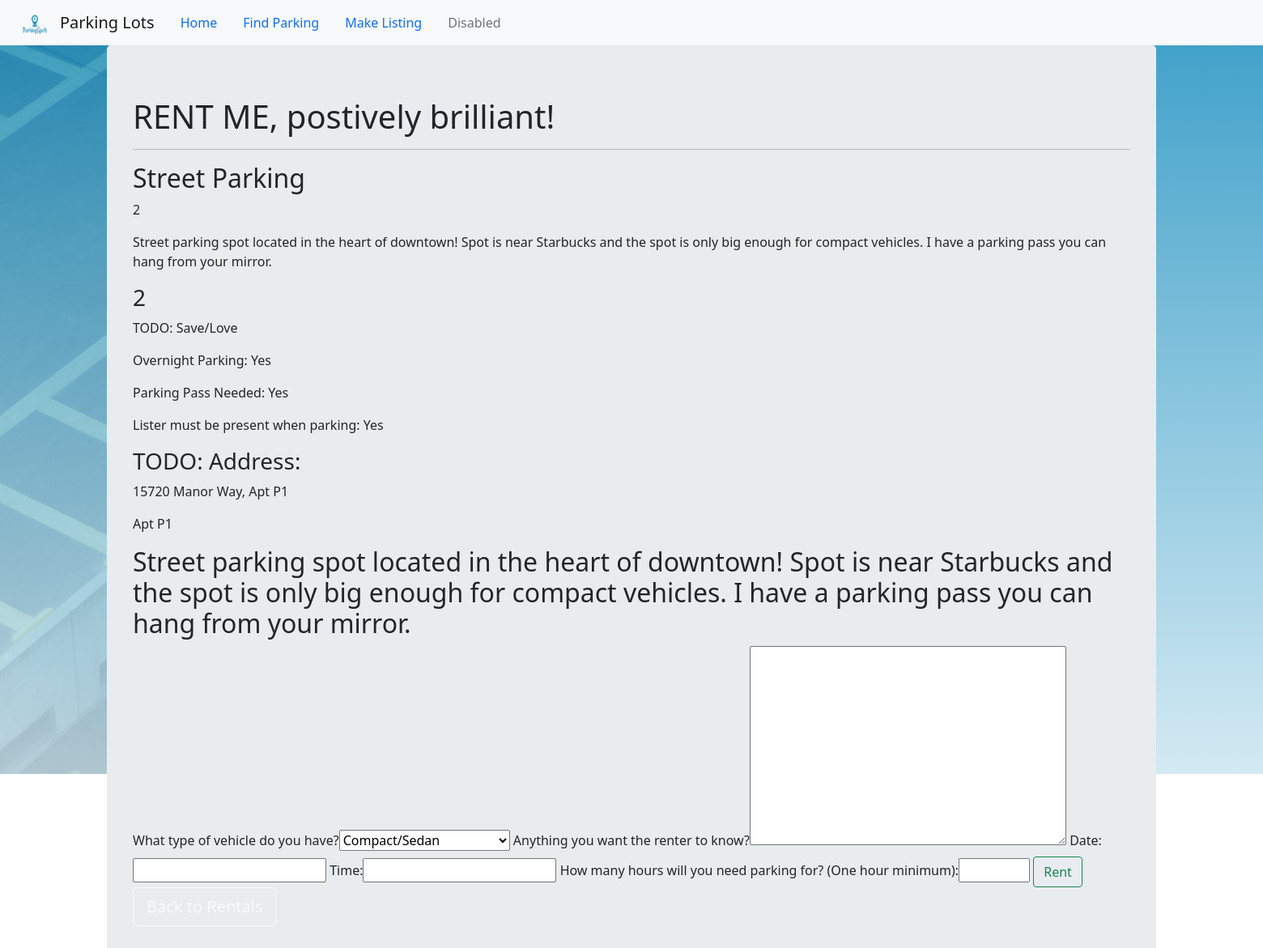
The page /rental/listings/2/rent (signed in) on the database its author committed.
### parking/models.py (models this page shows, shortened)
class Listing(models.Model):
    class Vehicle(models.TextChoices):
        CAR = 'C', _('Compact/Sedan')
        TRUCK = 'T', _('Truck/SUV')
        VAN = 'V', _('Van')
        MOTOR = 'M', _('Motocycles/Moped')
        OVER = 'O', _('Motorhomes or Oversized')
    class Parking(models.TextChoices):
        RESIDENTIAL = 'R', _('Residential/Private')
        GARAGE = 'G', _('Garage')
        LOT = 'L', _('Parking Lot')
        STREET = 'S', _('Street Parking')
        OTHER = 'O', _('Other/Misc.')
    listing_id = models.AutoField(primary_key=True)
    lister = models.ForeignKey(
        get_user_model(),
        on_delete=models.CASCADE
    )
    title = models.CharField(max_length=255)
    description = models.TextField()
    hourly_Rate = models.DecimalField(decimal_places=2, max_digits=6)
    day_Rate = models.DecimalField(decimal_places=2, max_digits=6)
    overNight = models.BooleanField()
    parking_Pass = models.BooleanField()
    meet_Renter = models.BooleanField()
    vehicles = MultiSelectField(choices=Vehicle.choices, min_choices=1)
    parking = MultiSelectField(choices=Parking.choices, min_choices=1)
    date = models.DateField(validators=[validate_date])
    time = models.TimeField()
    is_Rented = models.BooleanField(default=False)
    address = models.ForeignKey(Address, on_delete=models.CASCADE)
    images = models.ForeignKey(Images, on_delete=models.CASCADE)
    objects = models.Manager()
    def __str__(self):
        return str(self.listing_id)

class Address(models.Model):
    address_id = models.AutoField(primary_key=True)
    address1 = models.CharField("Address line 1", max_length=1024, default=None, blank=True, null=True)
    address2 = models.CharField("Address line 2", max_length=1024, default=None, blank=True, null=True)
    city = models.CharField("City", max_length=1024, default=None, blank=True, null=True)
    state = models.CharField("State", max_length=1024, default=None, blank=True, null=True)
    zip = models.CharField("ZIP/Postal Code", max_length=12, default=None, blank=True, null=True)
    objects = models.Manager()

### rental/views.py (the view)
# urls.py: path('listings/<listing_id>/rent', views.rent_Listing, name='rent_listing'),
def rent_Listing(request, listing_id):
    id = listing_id
    theOne = Listing.objects.get(pk=id)
    if request.method == "POST":
        posted_Form = RentalForm(request.POST)
        if posted_Form.is_valid():
            new_rental = Rental()
            new_rental.date = posted_Form.cleaned_data.get("date")
            duration = posted_Form.cleaned_data.get("duration")
            start = posted_Form.cleaned_data.get("time")
            temp = start
            end = temp.replace(hour=(start.hour + duration)% 24)
            new_rental.startTime = start
            new_rental.endTime = end
            if duration == 24:
                total = theOne.day_Rate
            else:
                total = int(duration * theOne.hourly_Rate)
            new_rental.totalPrice = total
            new_message = Message()
            new_message.sender = request.user
            new_message.receiver = theOne.lister
            new_message.msg_content = posted_Form.cleaned_data.get("comment")
            rental_Item = RentalItem()
            rental_Item.message = new_message
            rental_Item.rental = new_rental
            rental_Item.listing = theOne
            rental_Item.renter = request.user
            new_rental.save()
            new_message.save()
            rental_Item.save()
        return redirect('request')
    else:
        rForm = RentalForm()
    return render(request,'rentals/rent_listing.html', {'listing': theOne, 'rental_form': rForm})

### rental/forms.py
class RentalForm(forms.Form):
    vehicles = forms.CharField(label="What type of vehicle do you have?", widget = forms.Select(choices=vehicle_choices))
    comment = forms.CharField(label = 'Anything you want the renter to know?', widget=forms.Textarea)
    date = forms.DateField()
    time = forms.TimeField()
    duration = forms.IntegerField(label="How many hours will you need parking for? (One hour minimum)", max_value=24, min_value=1)

### templates/rentals/rent_listing.html (shortened to what this page needs)
{% extends 'base.html' %}
{% load crispy_forms_tags %}
{% load bootstrap4 %}
{% block content %}
    <div id="homeView" class="jumbotron">
        <h1>RENT ME, postively brilliant!</h1>
        <hr />
        <h2>{{ listing.title }}</h2>
        <p>{{ listing.listing_id }}</p>
        <p>{{ listing.description }}</p>
        <h3>{{ listing.images_id }}</h3>
        <a>TODO: Save/Love</a>
        <div>
            {% if listing.overNight is True %}
                <p>Overnight Parking: Yes</p>
            {% else %}
                <p>Overnight Parking: No</p>
            {% endif %}
        </div>
        <div>
            {% if listing.parking_Pass is True %}
                <p>Parking Pass Needed: Yes</p>
            {% else %}
                <p>Parking Pass Needed: No</p>
            {% endif %}
        </div>
        <div>
            {% if listing.meet_Renter is True %}
                <p>Lister must be present when parking: Yes</p>
            {% else %}
                <p>Lister must be present when parking: No</p>
            {% endif %}
        </div>
        <h3>TODO: Address: </h3>
        <p>{{ listing.address.address1 }}</p>
        <p>{{ listing.address.address2 }}</p>
        <h2>{{ listing.description }}</h2>
        <form id="'datetimepicker2'" method="post">
            {{ rental_form }}
            <input class="btn btn-outline-success" type="submit" value="Rent"></input>
        </form>
        <p class="lead"><a class="btn btn-outline-light btn-lg" href="{% url 'listings' %}" role="button">Back to Rentals</a></p>
    </div>
{% endblock content %}

### static/css/stylesheet.css (style rules this page uses)
:root { --blue: #178DBE; --blueO: rgba(23, 141, 190, 0.85); --navy: #116C92; }
#homeView { height: 100% }

### rows shown on the page
Listing: title "Street Parking", listing_id "2", description "Street parking spot located in the heart of downtown! Spot is near Starbucks and the spot is only big enough for compact vehicles. I have a parking pass you can hang from your mirror.", images_id "2", address.address1 "15720 Manor Way, Apt P1", address.address2 "Apt P1"
